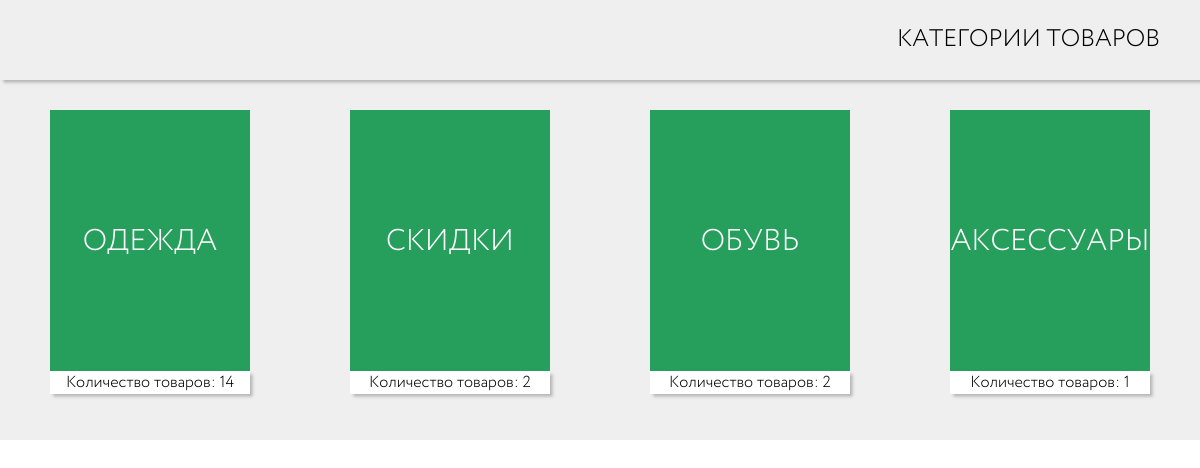
/PHP/index.php, run on the app's committed database.
### tables this page shows
CREATE TABLE category (
  category_id INT NOT NULL AUTO_INCREMENT,
  title VARCHAR(75) NOT NULL,
  description VARCHAR(150) NOT NULL,
  PRIMARY KEY (category_id));

### PHP/category.php (the view, shortened to what this page needs)
<?php
    $request = "SELECT category.category_id, category.title, count(category_product.product_id) as count_product
            FROM category
            JOIN category_product ON category.category_id = category_product.category_id
            JOIN product ON product.product_id = category_product.product_id
            WHERE product.in_stock = 1
            GROUP BY category.category_id
            ORDER BY count_product DESC";
    $query = $db->prepare($request);
    $query->execute();
    $categories = $query->fetchAll();
?>
<!DOCTYPE html>
<head>
    <link rel="stylesheet" href="style/category.css">
    <link rel="stylesheet" href="style/main.css">
</head>
<body>
    <div class="layout">
        <?php include "header.php"?>
        <div class="categories">
            <?php foreach ($categories as $category): ?>
            <div class="card">
                <a href="index.php?cat_id=<?=$category['category_id']?>&count=<?=$category['count_product']?>&page=0">
                    <div class="content__title">
                        <div><?=$category['title']?></div>
                    </div>
                    <div class="content__count">
                        Количество товаров: <?=$category['count_product']?>
                    </div>
                </a>
            </div>
            <?php endforeach ?>
        </div>
    </div>
</body>

### PHP/style/category.css (style rules this page uses)
body { margin: 0; padding: 0; font-family: 'Arsenal', sans-serif; color:black; }
a { text-decoration: none }
.categories { margin-top: 20px auto; display: flex; flex-wrap: wrap; justify-content: space-between; }
.card { min-width: 200px; height: 300px; margin: 30px auto; }
.content__title { height: 87%; background-color: #269f5d; position: relative; }
.content__title div { position: absolute; top: 50%; left: 50%; margin-right: -50%; transform: translate(-50%, -50%); color:white; font-size: 30px; text-transform: uppercase; }
.content__count { text-align: center; vertical-align: center; color:black; background-color: #ffffff; box-shadow: 0.2em 0.2em 3px rgba(122,122,122,0.5); }

### PHP/style/main.css (style rules this page uses)
a { text-decoration: none; }
.layout { max-width: 1200px; margin: 0 auto; font-family: Circe, sans-serif; background-color: #efefef; }

### data on the page
category: title "ОДЕЖДА", count_product "14"
category: title "СКИДКИ", count_product "2"
category: title "ОБУВЬ", count_product "2"
category: title "АКСЕССУАРЫ", count_product "1"

### other printed values
$title "КАТЕГОРИИ ТОВАРОВ"
